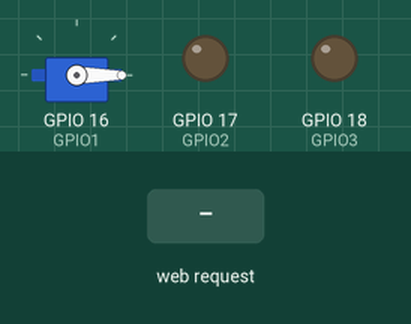
This sketch was run on a simulated ESP32. Shown: servo, output pins drawn as LEDs (lit = HIGH). The test bench sets the inputs (shaded band). WiFi joins after 1.5 s; servers stay silent unless stated; pins used as bus, display or sensor lines are not drawn; what the sketch prints to the serial monitor is not drawn.

Above: at 3.2 s.
3.3 s: HTTP request GET /backward received
At 3.9 s:
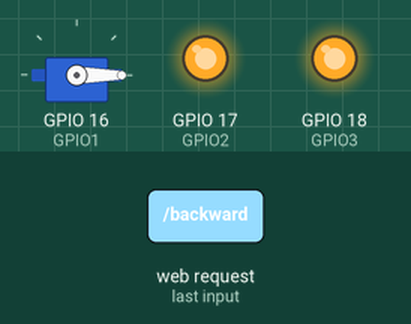
4.8 s: HTTP request GET /left received
At 6.0 s:
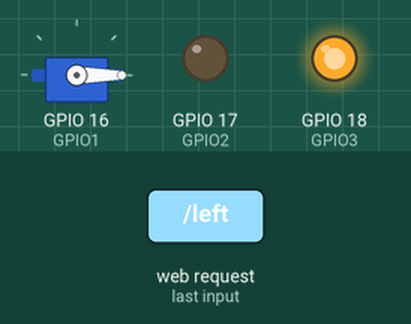
6.3 s: HTTP request GET /right received
At 7.4 s:
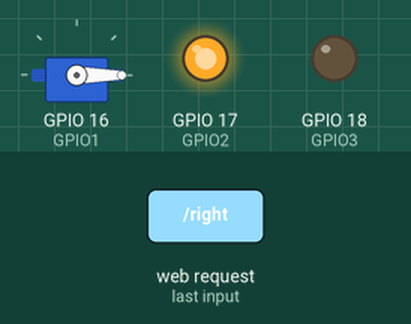
7.8 s: HTTP request GET /servoUp received
At 8.5 s:
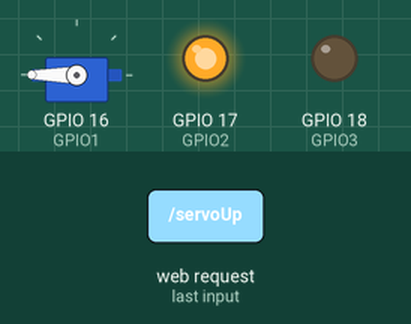
9.3 s: HTTP request GET /forward received
At 9.6 s:
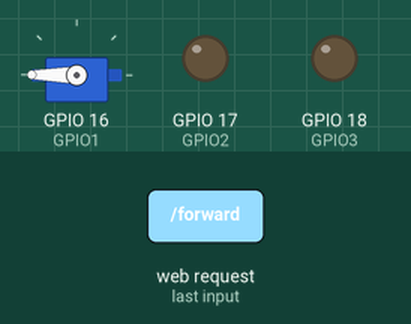
10.8 s: HTTP request GET /servoDown received
At 12.0 s:
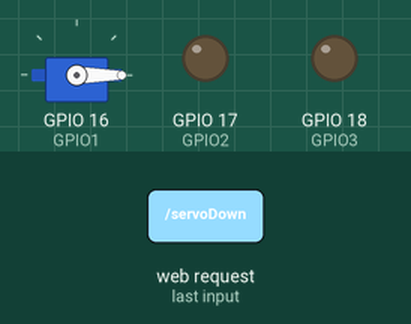
Timing chart, 0 to 13.3 s (numbered marks = the images above; inputs shaded):
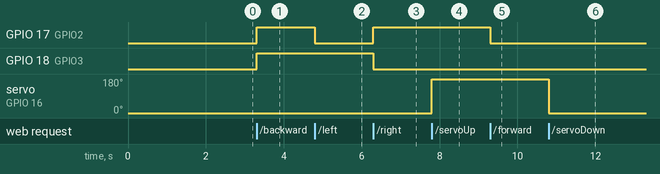

Measured:
- after the input at 3.3 s, GPIO 17 (GPIO2), GPIO 18 (GPIO3): LOW → HIGH at once
- after the input at 4.8 s, GPIO 17 (GPIO2): HIGH → LOW at once
- after the input at 6.3 s, GPIO 17 (GPIO2): LOW → HIGH at once; GPIO 18 (GPIO3): HIGH → LOW at once
- after the input at 7.8 s, servo on GPIO 16 (GPIO1): 0° → 180° at once
- after the input at 9.3 s, GPIO 17 (GPIO2): HIGH → LOW at once
- after the input at 10.8 s, servo on GPIO 16 (GPIO1): 180° → 0° at once

The sketch:

ServoMotor.ino
```cpp
#include <WiFi.h>
#include <WebServer.h>
#include <ESP32Servo.h>

const char* ssid = "<<Put_Wi-Fi-Here>>";   // Your Wi-Fi SSID
const char* password = "<Put_Password-Here>";

WebServer server(80);

// setup pins
const int GPIO1 = 16;
const int GPIO2 = 17;
const int GPIO3 = 18;
const int GPIO4 = 18;
const int servoPin = 16;
Servo myServo;

// main loop
void loop() {
  server.handleClient();
}

// html webserver
void handleRoot() {
  String html = "<html><body>";
  html += "<h1>Control the Motors</h1>";
  html += "<p>Use the W, A, S, D keys for motors, and left/right arrow keys for the servo.</p>";
  html += "<script>";
  html += "var pressed = false;";
  html += "document.addEventListener('keydown', function(event) { "
          "if (!pressed && event.key === 'w') { pressed=true;fetch('/forward'); } "
          "if (!pressed && event.key === 's') { pressed=true;fetch('/backward'); } "
          "if (!pressed && event.key === 'a') { pressed=true;fetch('/left'); } "
          "if (!pressed && event.key === 'd') { pressed=true;fetch('/right'); } });"
          "if (!pressed && event.key === 'ArrowLeft') { pressed=true;fetch('/servoUp'); } "
          "if (!pressed && event.key === 'ArrowRight') { pressed=true;fetch('/servoDown'); } });";
  html += "document.addEventListener('keyup', function(event) { "
          "pressed = false;"
          "if (['w', 's', 'a', 'd'].includes(event.key)) { fetch('/stop'); } });";
  html += "</script>";
  html += "</body></html>";

  server.send(200, "text/html", html);
}

void setup() {
  // define pins
  Serial.begin(115200);

  pinMode(GPIO1, OUTPUT);
  pinMode(GPIO2, OUTPUT);
  pinMode(GPIO3, OUTPUT);
  pinMode(GPIO4, OUTPUT);

  digitalWrite(GPIO1, LOW);
  digitalWrite(GPIO2, LOW);
  digitalWrite(GPIO3, LOW);
  digitalWrite(GPIO4, LOW);

  myServo.attach(servoPin);
  myServo.write(0);

  // Connect to Wi-Fi
  WiFi.begin(ssid, password);
  Serial.print("Connecting to WiFi...");
  while (WiFi.status() != WL_CONNECTED) {
    delay(1000);
    Serial.println(".");
  }
  Serial.println();
  Serial.println("Connected to WiFi");

  // Serve the web page
  server.on("/", HTTP_GET, handleRoot);
  server.on("/forward", HTTP_GET, forward);
  server.on("/backward", HTTP_GET, backward);
  server.on("/left", HTTP_GET, left);
  server.on("/right", HTTP_GET, right);
  server.on("/stop", HTTP_GET, stopMotors);
  server.on("/servoUp", HTTP_GET, servoUp);
  server.on("/servoDown", HTTP_GET, servoDown);

  server.begin();
  Serial.println("HTTP server started");

  // Print the IP address
  Serial.print("ESP32 Web Server IP Address: ");
  Serial.println(WiFi.localIP());
}


// functions for controlling the motors
void forward() {
  digitalWrite(GPIO1, HIGH);
  digitalWrite(GPIO2, LOW);
  digitalWrite(GPIO3, HIGH);
  digitalWrite(GPIO4, LOW);
}

void backward() {
  digitalWrite(GPIO1, LOW);
  digitalWrite(GPIO2, HIGH);
  digitalWrite(GPIO3, LOW);
  digitalWrite(GPIO4, HIGH);
}

void left() {
  digitalWrite(GPIO1, HIGH);
  digitalWrite(GPIO2, LOW);
  digitalWrite(GPIO3, LOW);
  digitalWrite(GPIO4, HIGH);
}

void right() {
  digitalWrite(GPIO1, LOW);
  digitalWrite(GPIO2, HIGH);
  digitalWrite(GPIO3, HIGH);
  digitalWrite(GPIO4, LOW);
}

void stopMotors() {
  digitalWrite(GPIO1, LOW);
  digitalWrite(GPIO2, LOW);
  digitalWrite(GPIO3, LOW);
  digitalWrite(GPIO4, LOW);
}

void servoUp() {
  myServo.write(180);
}

void servoDown() {
  myServo.write(0);
}
```
